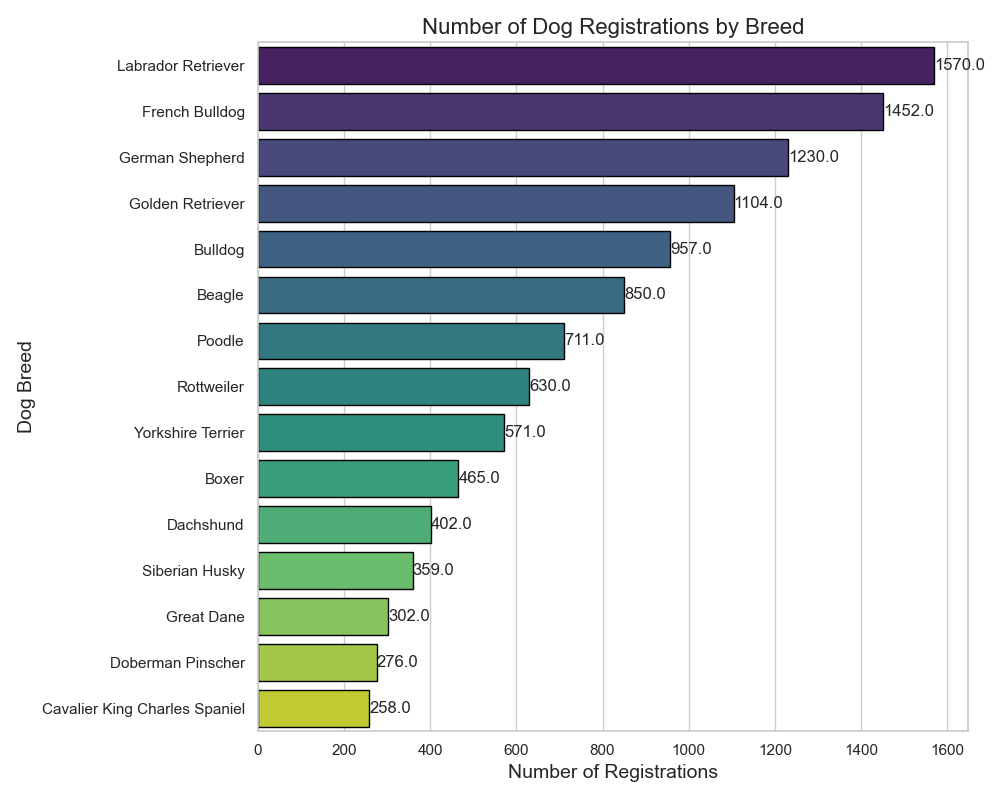

This figure's Python source:

import seaborn as sns
import matplotlib.pyplot as plt

# Data
data = [
    {'Breed': 'Labrador Retriever', 'Number of Registrations': 1570},
    {'Breed': 'French Bulldog', 'Number of Registrations': 1452},
    {'Breed': 'German Shepherd', 'Number of Registrations': 1230},
    {'Breed': 'Golden Retriever', 'Number of Registrations': 1104},
    {'Breed': 'Bulldog', 'Number of Registrations': 957},
    {'Breed': 'Beagle', 'Number of Registrations': 850},
    {'Breed': 'Poodle', 'Number of Registrations': 711},
    {'Breed': 'Rottweiler', 'Number of Registrations': 630},
    {'Breed': 'Yorkshire Terrier', 'Number of Registrations': 571},
    {'Breed': 'Boxer', 'Number of Registrations': 465},
    {'Breed': 'Dachshund', 'Number of Registrations': 402},
    {'Breed': 'Siberian Husky', 'Number of Registrations': 359},
    {'Breed': 'Great Dane', 'Number of Registrations': 302},
    {'Breed': 'Doberman Pinscher', 'Number of Registrations': 276},
    {'Breed': 'Cavalier King Charles Spaniel', 'Number of Registrations': 258}
]

# Convert the data to a pandas DataFrame
import pandas as pd
df = pd.DataFrame(data)

# Set the aesthetic style of the plots
sns.set_style("whitegrid")

# Create the bar chart
plt.figure(figsize=(10, 8))
barplot = sns.barplot(
    data=df,
    x='Number of Registrations',
    y='Breed',
    palette='viridis',    # Using a different color palette for visual appeal
    edgecolor='black'     # Adding edgecolor for definition
)

# Adding the values to the bars
for i in barplot.patches:
    barplot.text(
        i.get_width(), 
        i.get_y() + i.get_height() / 2,
        f'{i.get_width()}', 
        va = 'center'
    )

# Set the title and labels
plt.title('Number of Dog Registrations by Breed', fontsize=16)
plt.xlabel('Number of Registrations', fontsize=14)
plt.ylabel('Dog Breed', fontsize=14)

# Show the plot
plt.tight_layout()
plt.show()
